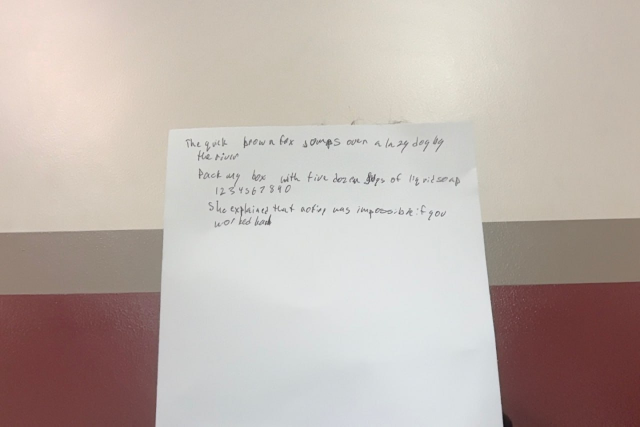
#> input picture clean.jpg, 1280 x 853 px (shown at 1/2 size)
$ python -i natural_writing_analyzer.py   (imports and definitions only)
#> lines starting #> are read from the running program, lines starting #| are printed output that depends on the picture; after the words box and inside, x2 and y2 are one past the last pixel; in counts of white or black regions, pixels touching at a corner belong together
#!/usr/bin/env python3
"""
Natural Writing Analyzer

Analyzes layout and spacing parameters from natural handwriting photos
WITHOUT extracting individual characters.

Measures:
- Inter-word gaps (average and variance)
- Line height
- Line spacing
- Left margin position
- Baseline angle/drift per line
- Overall slant angle from vertical strokes
"""

import cv2
import numpy as np
import json
from pathlib import Path
from scipy import stats

class NaturalWritingAnalyzer:
    """Analyzes handwriting layout parameters."""

    def __init__(self, image_path, output_json="output/layout_params.json"):
        self.image_path = image_path
        self.output_json = Path(output_json)
        self.output_json.parent.mkdir(exist_ok=True)

        self.measurements = {}

    def load_image(self):
        """Load image and convert to grayscale."""
        img = cv2.imread(self.image_path, cv2.IMREAD_GRAYSCALE)
        if img is None:
            print(f"⚠️  Failed to load: {self.image_path}")
            return None

        print(f"✅ Loaded image: {img.shape}")
        return img

    def find_text_lines(self, img):
        """Find text lines using horizontal projection."""
        _, binary = cv2.threshold(img, 150, 255, cv2.THRESH_BINARY_INV)

        # Horizontal projection
        horizontal = binary.sum(axis=1)

        # Find text regions
        threshold = np.max(horizontal) * 0.1
        text_rows = np.where(horizontal > threshold)[0]

        if len(text_rows) == 0:
            return []

        # Find line boundaries
        gaps = np.diff(text_rows)
        gap_threshold = np.mean(gaps) * 3

        line_breaks = np.where(gaps > gap_threshold)[0]
        lines = []

        start = text_rows[0]
        for break_idx in line_breaks:
            end = text_rows[break_idx]
            lines.append((start, end))
            start = text_rows[break_idx + 1]
        lines.append((start, text_rows[-1]))

        print(f"✅ Found {len(lines)} text lines")
        return lines

    def measure_line_height(self, lines):
        """Measure average line height in pixels."""
        heights = [end - start for start, end in lines]
        avg_height = np.mean(heights)
        std_height = np.std(heights)

        self.measurements['line_height_avg'] = float(avg_height)
        self.measurements['line_height_std'] = float(std_height)

        print(f"✅ Line height: {avg_height:.1f}px ± {std_height:.1f}px")

    def measure_line_spacing(self, lines):
        """Measure spacing between lines."""
        if len(lines) < 2:
            print("⚠️  Not enough lines for spacing measurement")
            return

        spacings = []
        for i in range(len(lines) - 1):
            gap = lines[i+1][0] - lines[i][1]
            spacings.append(gap)

        avg_spacing = np.mean(spacings)
        std_spacing = np.std(spacings)

        self.measurements['line_spacing_avg'] = float(avg_spacing)
        self.measurements['line_spacing_std'] = float(std_spacing)

        print(f"✅ Line spacing: {avg_spacing:.1f}px ± {std_spacing:.1f}px")

    def find_word_boundaries(self, img, line_bounds):
        """Find word boundaries using vertical projection."""
        y_start, y_end = line_bounds
        line_region = img[y_start:y_end+1, :]

        _, binary = cv2.threshold(line_region, 150, 255, cv2.THRESH_BINARY_INV)

        # Vertical projection
        vertical = binary.sum(axis=0)

        # Find text columns
        threshold = np.max(vertical) * 0.1
        text_cols = np.where(vertical > threshold)[0]

        if len(text_cols) == 0:
            return []

        # Find word boundaries
        gaps = np.diff(text_cols)
        gap_threshold = np.mean(gaps) * 2

        word_breaks = np.where(gaps > gap_threshold)[0]
        words = []

        start = text_cols[0]
        for break_idx in word_breaks:
            end = text_cols[break_idx]
            words.append((start, end))
            start = text_cols[break_idx + 1]
        words.append((start, text_cols[-1]))

        return words

    def measure_inter_word_gaps(self, img, lines):
        """Measure spacing between words."""
        all_gaps = []

        for line_bounds in lines:
            words = self.find_word_boundaries(img, line_bounds)
            if len(words) < 2:
                continue

            for i in range(len(words) - 1):
                gap = words[i+1][0] - words[i][1]
                all_gaps.append(gap)

        if all_gaps:
            avg_gap = np.mean(all_gaps)
            std_gap = np.std(all_gaps)

            self.measurements['inter_word_gap_avg'] = float(avg_gap)
            self.measurements['inter_word_gap_std'] = float(std_gap)

            print(f"✅ Inter-word gap: {avg_gap:.1f}px ± {std_gap:.1f}px")

    def measure_left_margin(self, img, lines):
        """Measure left margin position."""
        margins = []

        for y_start, y_end in lines:
            line_region = img[y_start:y_end+1, :]
            _, binary = cv2.threshold(line_region, 150, 255, cv2.THRESH_BINARY_INV)

            # Find leftmost text column
            vertical = binary.sum(axis=0)
            text_cols = np.where(vertical > 0)[0]

            if len(text_cols) > 0:
                margins.append(text_cols[0])

        if margins:
            avg_margin = np.mean(margins)
            std_margin = np.std(margins)

            self.measurements['left_margin_avg'] = float(avg_margin)
            self.measurements['left_margin_std'] = float(std_margin)

            print(f"✅ Left margin: {avg_margin:.1f}px ± {std_margin:.1f}px")

    def measure_baseline_drift(self, img, lines):
        """Measure baseline angle/drift within each line."""
        drifts = []

        for y_start, y_end in lines:
            line_region = img[y_start:y_end+1, :]
            _, binary = cv2.threshold(line_region, 150, 255, cv2.THRESH_BINARY_INV)

            # Find text centers per column section
            section_width = 50
            centers = []

            for x in range(0, binary.shape[1], section_width):
                x_end = min(x + section_width, binary.shape[1])
                col_region = binary[:, x:x_end]

                vertical = col_region.sum(axis=1)
                if vertical.max() > 0:
                    indices = np.where(vertical > 0)[0]
                    weights = vertical[indices]
                    center = np.average(indices, weights=weights)
                    centers.append((x + x_end//2, center))

            if len(centers) > 1:
                xs = np.array([c[0] for c in centers])
                ys = np.array([c[1] for c in centers])

                # Linear fit to get baseline drift
                slope = np.polyfit(xs, ys, 1)[0]
                drift_angle = np.arctan(slope) * 180 / np.pi
                drifts.append(drift_angle)

        if drifts:
            avg_drift = np.mean(drifts)
            std_drift = np.std(drifts)

            self.measurements['baseline_drift_avg_deg'] = float(avg_drift)
            self.measurements['baseline_drift_std_deg'] = float(std_drift)

            print(f"✅ Baseline drift: {avg_drift:.2f}° ± {std_drift:.2f}°")

    def measure_slant_angle(self, img):
        """Estimate overall slant angle from vertical strokes."""
        _, binary = cv2.threshold(img, 150, 255, cv2.THRESH_BINARY_INV)

        # Use Hough line transform to find vertical/near-vertical strokes
        edges = cv2.Canny(binary, 50, 150)
        lines = cv2.HoughLines(edges, 1, np.pi/180, 50)

        if lines is None:
            print("⚠️  Could not measure slant angle")
            return

        angles = []
        for line in lines:
            rho, theta = line[0]
            angle_deg = theta * 180 / np.pi

            # Focus on near-vertical lines (70-110 degrees)
            if 70 < angle_deg < 110:
                angles.append(angle_deg - 90)  # Offset from vertical

        if angles:
            avg_slant = np.mean(angles)
            std_slant = np.std(angles)

            self.measurements['slant_angle_avg_deg'] = float(avg_slant)
            self.measurements['slant_angle_std_deg'] = float(std_slant)

            print(f"✅ Slant angle: {avg_slant:.2f}° ± {std_slant:.2f}°")

    def analyze(self):
        """Run full analysis."""
        print("\n" + "="*50)
        print("NATURAL WRITING ANALYZER")
        print("="*50)

        img = self.load_image()
#> in load_image, `img = cv2.imread(self.image_path, cv2.IMREAD_GRAYSCALE)`:
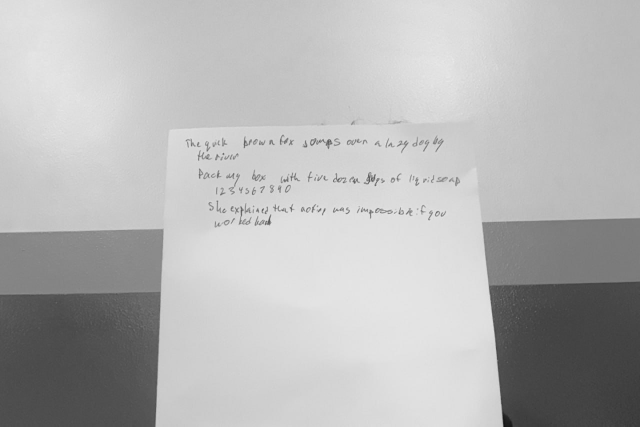
#> img: shape (853, 1280) (shown at 1/2 size); min 17, max 237, mean 182.2
#| ✅ Loaded image: (853, 1280)
        if img is None:
            return False

        print("\n[1/6] Finding text lines...")
        lines = self.find_text_lines(img)
#> in find_text_lines, `_, binary = cv2.threshold(img, 150, 255, cv2.THRESH_BINARY_INV)`:
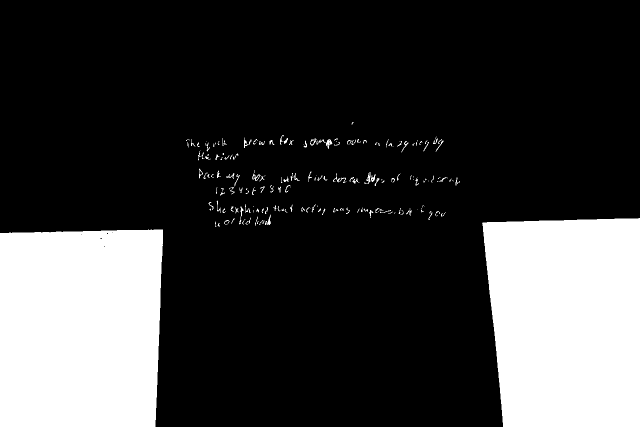
#> binary: shape (853, 1280) (shown at 1/2 size); 22.9% white; 189 white regions (86 under 20 px), largest, box (x1, y1, x2, y2) and area: (0, 459, 326, 853) 124477, (964, 436, 1280, 853) 121322, (652, 278, 665, 298) 121
#> in find_text_lines, `horizontal = binary.sum(axis=1)`: horizontal = 853 values, max 162945 at index 468, min 0 at index 0, mean 74902.4
#> in find_text_lines, `threshold = np.max(horizontal) * 0.1`: threshold = 16294.5
#> in find_text_lines, `text_rows = np.where(horizontal > threshold)[0]`: text_rows = 443 values from 280 to 852
#> in find_text_lines, `gaps = np.diff(text_rows)`: gaps = 442 values, max 63 at index 10, min 1 at index 0, mean 1.29
#> in find_text_lines, `gap_threshold = np.mean(gaps) * 3`: gap_threshold = 3.88
#> in find_text_lines, `line_breaks = np.where(gaps > gap_threshold)[0]`: line_breaks = [10, 20, 27]
#> in find_text_lines, `start = text_rows[0]`: start = 280
#> the loop in find_text_lines, `for break_idx in line_breaks:` made 3 passes
#> (break_idx, end, start) on passes 1 to 3: (10, 290, 353), (20, 362, 418), (27, 424, 438)
#> after the loop in find_text_lines, `for break_idx in line_breaks:`: lines = [(280, 290), (353, 362), (418, 424)]
#| ✅ Found 4 text lines
#> lines = [(280, 290), (353, 362), (418, 424), (438, 852)]
        if not lines:
            return False

        print("[2/6] Measuring line heights...")
        self.measure_line_height(lines)
#> in measure_line_height, `heights = [end - start for start, end in lines]`: heights = [10, 9, 6, 414]
#> in measure_line_height, `avg_height = np.mean(heights)`: avg_height = 109.8
#> in measure_line_height, `std_height = np.std(heights)`: std_height = 175.7
#| ✅ Line height: 109.8px ± 175.7px

        print("[3/6] Measuring line spacing...")
        self.measure_line_spacing(lines)
#> the loop in measure_line_spacing, `for i in range(len(lines) - 1):` made 3 passes
#> gap on passes 1 to 3: 63, 56, 14
#> after the loop in measure_line_spacing, `for i in range(len(lines) - 1):`: spacings = [63, 56, 14]
#> in measure_line_spacing, `avg_spacing = np.mean(spacings)`: avg_spacing = 44.33
#> in measure_line_spacing, `std_spacing = np.std(spacings)`: std_spacing = 21.64
#| ✅ Line spacing: 44.3px ± 21.6px

        print("[4/6] Measuring inter-word gaps...")
        self.measure_inter_word_gaps(img, lines)
#> the loop in measure_inter_word_gaps, `for line_bounds in lines:` made 4 passes
#> (y_start in find_word_boundaries, y_end in find_word_boundaries, threshold in find_word_boundaries, gap_threshold in find_word_boundaries) on passes 1 to 3: (280, 290, 280.5, 4.21), (353, 362, 255, 4.85), (418, 424, 178.5, 4.1)
#> (y_start in find_word_boundaries, y_end in find_word_boundaries, threshold in find_word_boundaries, gap_threshold in find_word_boundaries, word_breaks in find_word_boundaries, words) on pass 4: (438, 852, 10582.5, 4.03, [324], [(0, 324), (969, 1279)])
#> after the loop in measure_inter_word_gaps, `for line_bounds in lines:`: all_gaps = 75 values, max 645 at index 74, min 5 at index 4, mean 19.01
#> in measure_inter_word_gaps, `avg_gap = np.mean(all_gaps)`: avg_gap = 19.01
#> in measure_inter_word_gaps, `std_gap = np.std(all_gaps)`: std_gap = 73.07
#| ✅ Inter-word gap: 19.0px ± 73.1px

        print("[5/6] Measuring left margin...")
        self.measure_left_margin(img, lines)
#> the loop in measure_left_margin, `for y_start, y_end in lines:` made 4 passes
#> after the loop in measure_left_margin, `for y_start, y_end in lines:`:
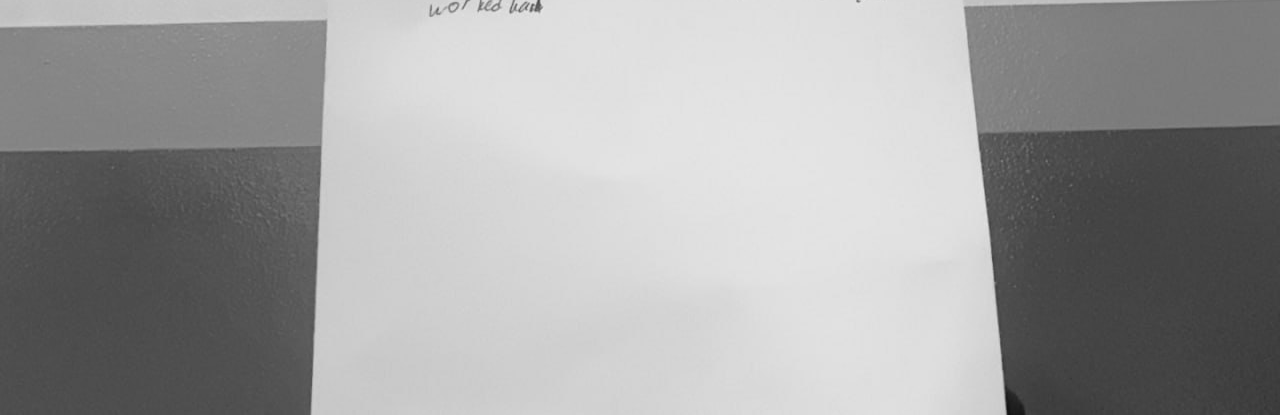
#> line_region: shape (415, 1280); min 17, max 231, mean 159.8
#> after the loop in measure_left_margin, `for y_start, y_end in lines:`: margins = [372, 398, 419, 0]
#> in measure_left_margin, `avg_margin = np.mean(margins)`: avg_margin = 297.2
#> in measure_left_margin, `std_margin = np.std(margins)`: std_margin = 172.4
#| ✅ Left margin: 297.2px ± 172.4px

        print("[6/6] Measuring baseline drift and slant...")
        self.measure_baseline_drift(img, lines)
#> the loop in measure_baseline_drift, `for y_start, y_end in lines:` made 4 passes
#> (y_start, y_end, xs, ys, slope, drift_angle) on pass 3: (418, 424, [625, 700, 775, 850, 925, 1000, 1075, 1150, 1225, 1300], [2.35, 2.9, 2.94, 2.32, 2.54, 2.28, 3.11, 3.24, 3.76, 5.21], 0.00286, 0.164)
#> (y_start, y_end, xs, slope, drift_angle) on pass 1: (280, 290, [550, 625, 700, 775, 850, 925, 1000, 1075, 1150, 1225, 1300], -0.00096, -0.055)
#> after the loop in measure_baseline_drift, `for y_start, y_end in lines:`: drifts = [-0.055, 0.338, 0.164, -0.181]
#> in measure_baseline_drift, `avg_drift = np.mean(drifts)`: avg_drift = 0.0666
#> in measure_baseline_drift, `std_drift = np.std(drifts)`: std_drift = 0.199
#| ✅ Baseline drift: 0.07° ± 0.20°
        self.measure_slant_angle(img)
#> in measure_slant_angle, `edges = cv2.Canny(binary, 50, 150)`:
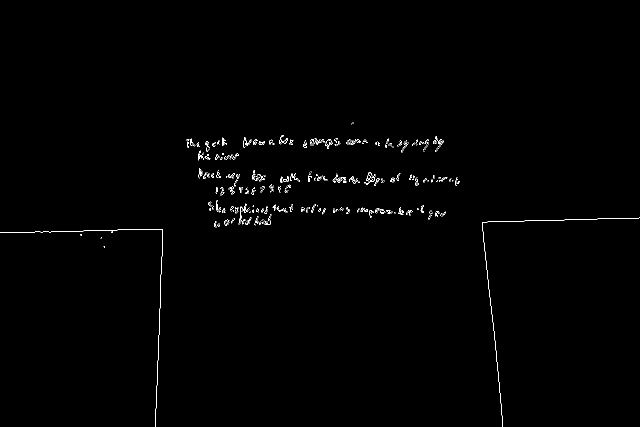
#> edges: shape (853, 1280) (shown at 1/2 size); 0.52% white in thin lines or dots, all inside (x1, y1, x2, y2) = (0, 244, 1280, 853)
#> in measure_slant_angle, `lines = cv2.HoughLines(edges, 1, np.pi/180, 50)`: lines = 102 rows, first 8: [-912, 3.04], [340, 0.0349], [464, 1.55], [-927, 3.05], [478, 1.54], [467, 1.54], [458, 1.55], [287, 1.57]
#> the loop in measure_slant_angle, `for line in lines:` made 102 passes
#> (rho, theta, angle_deg) on passes 1 to 12: (-912, 3.04, 174), (340, 0.0349, 2), (464, 1.55, 89), (-927, 3.05, 175), (478, 1.54, 88), (467, 1.54, 88), (458, 1.55, 89), (287, 1.57, 90), (346, 1.59, 91), (394, 1.61, 92), (-900, 3.02, 173), (396, 1.61, 92)
#> after the loop in measure_slant_angle, `for line in lines:`: angles = 91 values, max 5 at index 68, min -16 at index 72, mean 0.0659
#> in measure_slant_angle, `avg_slant = np.mean(angles)`: avg_slant = 0.0659
#> in measure_slant_angle, `std_slant = np.std(angles)`: std_slant = 3
#| ✅ Slant angle: 0.07° ± 3.00°

        # Save measurements
        with open(self.output_json, 'w') as f:
            json.dump(self.measurements, f, indent=2)

        print(f"\n✅ Saved measurements to: {self.output_json}")
        return True


def test_with_synthetic_image():
    """Test analyzer with synthetic image at known positions."""
    print("\n" + "="*50)
    print("TESTING WITH SYNTHETIC IMAGE")
    print("="*50)

    # Create synthetic image
    img = np.ones((400, 800), dtype=np.uint8) * 255

    # Draw lines of black rectangles at known positions
    line_height = 30
    line_spacing = 50
    inter_word_gap = 40
    left_margin = 50

    y = 50
    for line_idx in range(3):
        x = left_margin
        for word_idx in range(5):
            # Draw rectangle (word)
            cv2.rectangle(img, (x, y), (x+50, y+line_height), 0, -1)
            x += 50 + inter_word_gap
        y += line_height + line_spacing

    # Save synthetic image
    cv2.imwrite("output/synthetic_test.png", img)
    print("✅ Created synthetic test image")

    # Analyze it
    analyzer = NaturalWritingAnalyzer("output/synthetic_test.png",
                                      "output/layout_params_synthetic.json")
    analyzer.analyze()

    # Check measurements
    print("\n📊 Ground truth vs measured:")
    print(f"   Line height: {line_height}px vs {analyzer.measurements.get('line_height_avg', '?'):.1f}px")
    print(f"   Line spacing: {line_spacing}px vs {analyzer.measurements.get('line_spacing_avg', '?'):.1f}px")
    print(f"   Inter-word gap: {inter_word_gap}px vs {analyzer.measurements.get('inter_word_gap_avg', '?'):.1f}px")
    print(f"   Left margin: {left_margin}px vs {analyzer.measurements.get('left_margin_avg', '?'):.1f}px")


# [5 lines not run here, left out]

>>> result = NaturalWritingAnalyzer('clean.jpg').analyze()
